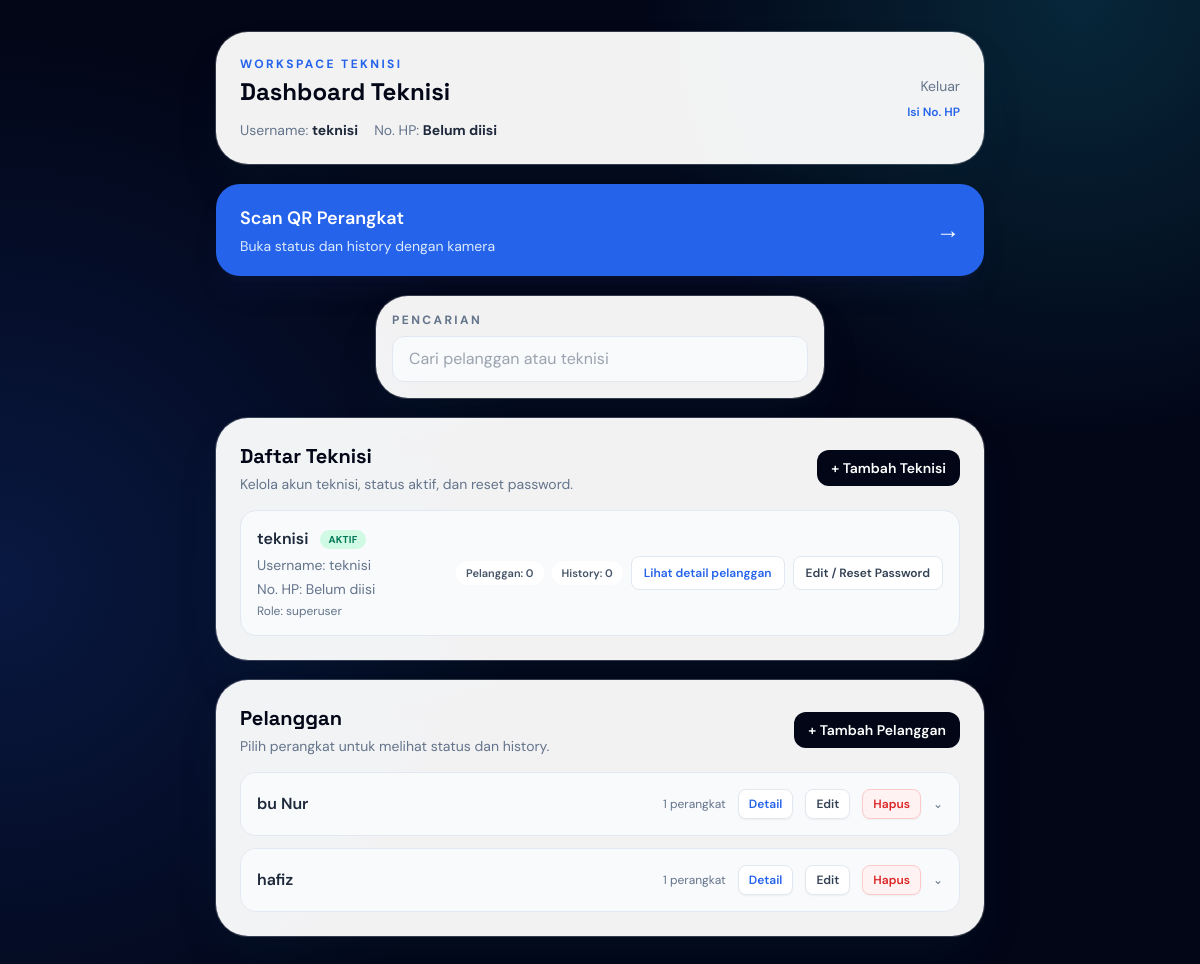
The page /dashboard (signed in) on the database its author committed.
### tables this page shows
CREATE TABLE profil_teknisi (
            id INTEGER PRIMARY KEY AUTOINCREMENT,
            username TEXT NOT NULL UNIQUE,
            no_hp TEXT
        , nama TEXT, password_hash TEXT, role TEXT DEFAULT 'teknisi', is_active INTEGER DEFAULT 1);

CREATE TABLE pelanggan (
            id INTEGER PRIMARY KEY AUTOINCREMENT,
            nama TEXT NOT NULL COLLATE NOCASE UNIQUE,
            username TEXT,
            password_hash TEXT
            ,alamat TEXT
        , teknisi_username TEXT, no_hp TEXT);

### main.py (the view)
@app.get("/dashboard")
def halaman_dashboard(request: Request):
    role, current_username = get_current_user(request)
    if role not in {"teknisi", "superuser"}:
        return RedirectResponse("/login/teknisi", status_code=303)
    search_query = (request.query_params.get("q") or "").strip().lower()
    conn = get_db_connection()
    current_username = current_username or TECHNICIAN_USERNAME
    teknisi = conn.execute(
        "SELECT * FROM profil_teknisi WHERE username = ?",
        (current_username,),
    ).fetchone()
    if role == "superuser":
        daftar_pelanggan = conn.execute("SELECT * FROM pelanggan ORDER BY lower(nama)").fetchall()
        daftar_teknisi_raw = conn.execute("SELECT * FROM profil_teknisi ORDER BY username").fetchall()
        daftar_teknisi = []
        for teknisi_item in daftar_teknisi_raw:
            pelanggan_teknisi = conn.execute(
                "SELECT * FROM pelanggan WHERE teknisi_username = ? ORDER BY lower(nama)",
                (teknisi_item["username"],),
            ).fetchall()
            history_teknisi = conn.execute(
                """
                SELECT h.*, u.nama_pelanggan, u.unit, u.kode_unik
                FROM history_servis h
                JOIN unit_servis u ON u.id = h.unit_id
                WHERE lower(h.nama_teknisi) = lower(?)
                ORDER BY h.id DESC
                """,
                (teknisi_item["username"],),
            ).fetchall()
            daftar_teknisi.append(
                {
                    "username": teknisi_item["username"],
                    "no_hp": teknisi_item["no_hp"],
                    "role": teknisi_item["role"],
                    "is_active": teknisi_item["is_active"],
                    "pelanggan": pelanggan_teknisi,
                    "history_count": len(history_teknisi),
                    "history": history_teknisi,
                }
            )
    else:
        daftar_pelanggan = conn.execute(
            "SELECT * FROM pelanggan WHERE teknisi_username = ? ORDER BY lower(nama)",
            (current_username,),
        ).fetchall()
        daftar_teknisi = []
    daftar_unit = conn.execute("SELECT * FROM unit_servis ORDER BY id DESC").fetchall()
    conn.close()
    if search_query:
        if role == "superuser":
            daftar_pelanggan = [
                item for item in daftar_pelanggan
                if search_query in (item["nama"] or "").lower()
                or search_query in (item["username"] or "").lower()
                or search_query in (item["no_hp"] or "").lower()
                or search_query in (item["alamat"] or "").lower()
            ]
            daftar_teknisi = [
                item for item in daftar_teknisi
                if search_query in (item["username"] or "").lower()
                or search_query in (item["no_hp"] or "").lower()
                or search_query in " ".join(
                    pelanggan_item["nama"] for pelanggan_item in item["pelanggan"]
                ).lower()
            ]
        else:
            daftar_pelanggan = [
                item for item in daftar_pelanggan
                if search_query in (item["nama"] or "").lower()
                or search_query in (item["username"] or "").lower()
                or search_query in (item["no_hp"] or "").lower()
                or search_query in (item["alamat"] or "").lower()
            ]
    unit_per_pelanggan = {}
    for unit in daftar_unit:
        unit_per_pelanggan.setdefault(unit["nama_pelanggan"], []).append(unit)
    pelanggan = [
        {"nama": item["nama"], "units": unit_per_pelanggan.get(item["nama"], [])}
        for item in daftar_pelanggan
    ]
    return templates.TemplateResponse(
        request=request,
        name="dashboard.html",
        context={
            "nama_aplikasi": "Sistem Manajemen Servis AC",
            "pelanggan": pelanggan,
            "jumlah_pelanggan": len(pelanggan),
            "teknisi": teknisi,
            "daftar_teknisi": daftar_teknisi,
            "role": role,
            "search_query": search_query,
        }
    )

### templates/dashboard.html (shortened to what this page needs)
<!DOCTYPE html>
<html lang="id">
<head>
    <script src="https://cdn.tailwindcss.com"></script>
</head>
<body class="min-h-screen bg-slate-950 p-4 text-slate-900 md:p-8" style="font-family: 'DM Sans', sans-serif; background-image: radial-gradient(circle at 90% 0%, rgba(34,211,238,.16), transparent 28rem), radial-gradient(circle at 0% 60%, rgba(37,99,235,.2), transparent 34rem);">
    <main class="mx-auto max-w-3xl space-y-5">
        <header class="flex items-center justify-between gap-4 rounded-[2rem] bg-white/95 p-6 shadow-2xl shadow-cyan-950/20 ring-1 ring-white/20">
            <div>
                <p class="text-xs font-bold uppercase tracking-[0.2em] text-blue-600">Workspace teknisi</p>
                <h1 class="mt-1 text-2xl font-bold text-slate-950" style="font-family: 'Space Grotesk', sans-serif;">Dashboard Teknisi</h1>
                <div class="mt-3 flex flex-wrap gap-x-4 gap-y-1 text-sm text-slate-500"><span>Username: <strong class="text-slate-800">{{ teknisi.username }}</strong></span><span>No. HP: <strong class="text-slate-800">{{ teknisi.no_hp or 'Belum diisi' }}</strong></span></div>
            </div>
            <div class="flex flex-col items-end gap-2">
                <a href="/logout" class="text-sm text-slate-500 hover:text-blue-600">Keluar</a>
                <details>
                    <summary class="cursor-pointer text-xs font-semibold text-blue-600 hover:text-blue-700 list-none">{% if teknisi.no_hp %}Edit No. HP{% else %}Isi No. HP{% endif %}</summary>
                </details>
            </div>
        </header>
        <a href="/scan-qr" class="group flex items-center justify-between rounded-[1.5rem] bg-blue-600 px-6 py-5 font-semibold text-white shadow-xl shadow-blue-950/20 transition hover:-translate-y-0.5 hover:bg-blue-700">
            <span><span class="block text-lg">Scan QR Perangkat</span><span class="mt-1 block text-sm font-normal text-blue-100">Buka status dan history dengan kamera</span></span><span class="text-2xl transition group-hover:translate-x-1">&#8594;</span>
        </a>
        <form method="get" action="/dashboard" class="rounded-[2rem] bg-white/95 p-4 shadow-2xl shadow-cyan-950/20 ring-1 ring-white/20 {% if role == 'superuser' %}mx-auto max-w-md{% endif %}">
            <div class="flex flex-col gap-3">
                <div class="flex-1">
                    <label for="search" class="mb-2 block text-xs font-bold uppercase tracking-[0.2em] text-slate-500">Pencarian</label>
                    <input id="search" name="q" value="{{ search_query or '' }}" placeholder="Cari pelanggan atau teknisi" class="w-full rounded-xl border border-slate-200 bg-slate-50 px-4 py-2.5 outline-none transition focus:border-blue-500 focus:bg-white focus:ring-4 focus:ring-blue-500/10">
                </div>
            </div>
        </form>
        {% if role == 'superuser' %}
        <section class="rounded-[2rem] bg-white/95 p-6 shadow-2xl shadow-cyan-950/20 ring-1 ring-white/20">
            <div class="mb-4 flex items-center justify-between gap-4">
                <div>
                    <h2 class="text-xl font-bold text-slate-950" style="font-family: 'Space Grotesk', sans-serif;">Daftar Teknisi</h2>
                    <p class="mt-1 text-sm text-slate-500">Kelola akun teknisi, status aktif, dan reset password.</p>
                </div>
                <a href="/tambah-teknisi" class="rounded-xl bg-slate-950 px-3.5 py-2 text-sm font-semibold text-white transition hover:bg-slate-800">+ Tambah Teknisi</a>
            </div>
            <div class="space-y-3">
                {% for teknisi_item in daftar_teknisi %}
                <details class="group rounded-2xl border border-slate-200 bg-slate-50">
                    <summary class="flex cursor-pointer list-none flex-col gap-3 p-4 md:flex-row md:items-center md:justify-between">
                        <div>
                            <div class="flex items-center gap-3">
                                <p class="font-semibold text-slate-800">{{ teknisi_item.nama or teknisi_item.username }}</p>
                                {% if teknisi_item.is_active in [1, '1', true] %}
                                <span class="rounded-full bg-emerald-100 px-2 py-0.5 text-[10px] font-bold uppercase tracking-wide text-emerald-700">Aktif</span>
                                {% else %}
                                <span class="rounded-full bg-red-100 px-2 py-0.5 text-[10px] font-bold uppercase tracking-wide text-red-700">Nonaktif</span>
                                {% endif %}
                            </div>
                            <p class="mt-1 text-sm text-slate-500">Username: {{ teknisi_item.username }}</p>
                            <p class="mt-1 text-sm text-slate-500">No. HP: {{ teknisi_item.no_hp or 'Belum diisi' }}</p>
                            <p class="mt-1 text-xs text-slate-500">Role: {{ teknisi_item.role or 'teknisi' }}</p>
                        </div>
                        <div class="flex flex-wrap items-center gap-2">
                            <div class="flex items-center gap-2 text-[11px] font-semibold text-slate-600">
                                <span class="rounded-full bg-white px-2.5 py-1">Pelanggan: {{ teknisi_item.pelanggan|length }}</span>
                                <span class="rounded-full bg-white px-2.5 py-1">History: {{ teknisi_item.history_count }}</span>
                            </div>
                            <span class="rounded-lg border border-slate-200 bg-white px-3 py-2 text-xs font-semibold text-blue-600 group-open:text-blue-700">Lihat detail pelanggan</span>
                            <a href="/teknisi/{{ teknisi_item.username }}/edit" class="rounded-lg border border-slate-200 bg-white px-3 py-2 text-xs font-semibold text-slate-700 hover:border-blue-200 hover:text-blue-600">Edit / Reset Password</a>
                        </div>
                    </summary>
                </details>
                {% else %}
                <p class="text-sm text-slate-500">Belum ada teknisi terdaftar.</p>
                {% endfor %}
            </div>
        </section>
        {% endif %}
        <section class="rounded-[2rem] bg-white/95 p-6 shadow-2xl shadow-cyan-950/20 ring-1 ring-white/20">
            <div class="flex items-center justify-between gap-4 mb-4">
                <div>
                    <h2 class="text-xl font-bold text-slate-950" style="font-family: 'Space Grotesk', sans-serif;">Pelanggan</h2>
                    <p class="text-sm text-slate-500 mt-1">Pilih perangkat untuk melihat status dan history.</p>
                </div>
                <a href="/tambah-pelanggan" class="rounded-xl bg-slate-950 px-3.5 py-2 text-sm font-semibold text-white transition hover:bg-slate-800">+ Tambah Pelanggan</a>
            </div>
            <div class="space-y-3">
                {% for item in pelanggan %}
                <details class="group overflow-hidden rounded-2xl border border-slate-200 bg-white">
                    <summary class="flex cursor-pointer list-none items-center justify-between gap-4 bg-slate-50 px-4 py-4 transition hover:bg-blue-50">
                        <span class="font-semibold text-slate-800">{{ item.nama }}</span>
                        <span class="flex items-center gap-3 text-xs text-slate-500">
                            {{ item.units|length }} perangkat
                            <a href="/pelanggan/{{ item.nama|urlencode }}/detail" onclick="event.stopPropagation()" class="rounded-lg border border-slate-200 bg-white px-2.5 py-1.5 font-semibold text-blue-600 shadow-sm hover:border-blue-200 hover:text-blue-700">Detail</a>
                            <a href="/pelanggan/{{ item.nama|urlencode }}/edit" onclick="event.stopPropagation()" class="rounded-lg border border-slate-200 bg-white px-2.5 py-1.5 font-semibold text-slate-700 shadow-sm hover:border-blue-200 hover:text-blue-600">Edit</a>
                            {% if role == 'superuser' %}
                            <form method="post" action="/pelanggan/{{ item.nama|urlencode }}/delete" onclick="event.stopPropagation()" class="inline">
                                <button type="submit" class="rounded-lg border border-red-200 bg-red-50 px-2.5 py-1.5 font-semibold text-red-600 shadow-sm hover:bg-red-100">Hapus</button>
                            </form>
                            {% endif %}
                            <span class="group-open:rotate-180 inline-block transition">⌄</span>
                        </span>
                    </summary>
                </details>
                {% else %}
                <p class="text-sm text-slate-500 text-center py-5">Belum ada pelanggan terdaftar.</p>
                {% endfor %}
            </div>
        </section>
    </main>
</body>
</html>

### rows shown on the page
profil_teknisi: username "teknisi", is_active "AKTIF", no_hp "Belum diisi", role "superuser", pelanggan|length "0", history_count "0"
pelanggan: nama "bu Nur", units|length "1"
pelanggan: nama "hafiz", units|length "1"

### other values the page prints
{{ teknisi.no_hp or 'Belum diisi' }} "Belum diisi"
